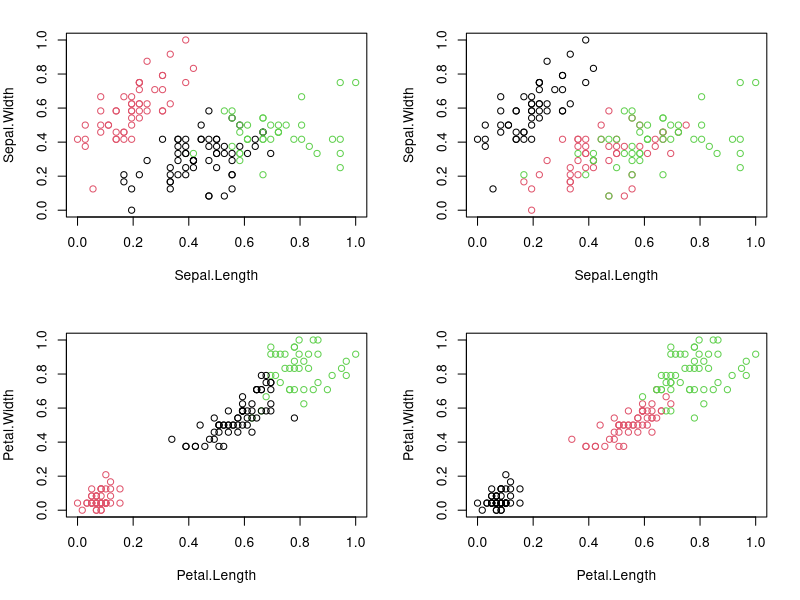
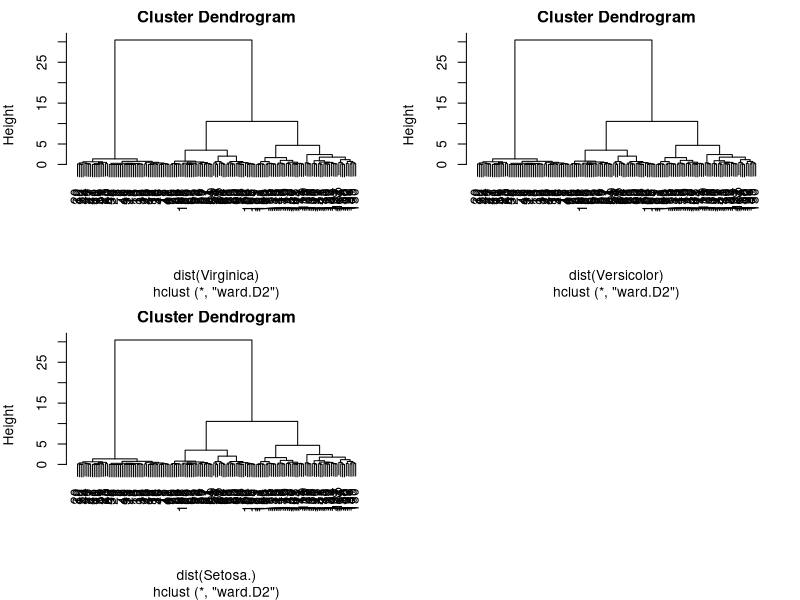

These charts were generated, in order, by the following R code:
#K-Means Clustering

require("datasets")
data("iris") # load Iris Dataset
str(iris) #view structure of dataset

summary(iris) #view statistical summary of dataset

head(iris, 3) #view top  rows of dataset

#Preprocess the dataset
#Since clustering is a type of Unsupervised Learning, 
#we would not require Class Label(output) during execution of our algorithm. 
#We will, therefore, remove Class Attribute “Species” and store it in another variable. 
#We would then normalize the attributes between 0 and 1 using our own function.

iris.new<- iris[,c(1,2,3,4)]
iris.class<- iris[,"Species"]
head(iris.new, 3)

head(iris.class, 3)

normalize <- function(x){
  return ((x-min(x))/(max(x)-min(x)))
}

iris.new$Sepal.Length<- normalize(iris.new$Sepal.Length)
iris.new$Sepal.Width<- normalize(iris.new$Sepal.Width)
iris.new$Petal.Length<- normalize(iris.new$Petal.Length)
iris.new$Petal.Width<- normalize(iris.new$Petal.Width)
head(iris.new)

#Apply the K-means clustering algorithm
result<- kmeans(iris.new,3) #aplly k-means algorithm with no. of centroids(k)=3
result$size # gives no. of records in each cluster

result$centers # gives value of cluster center datapoint value(3 centers for k=3)

result$cluster #gives cluster vector showing the custer where each record falls

#Verify results of clustering
par(mfrow=c(2,2), mar=c(5,4,2,2))
plot(iris.new[c(1,2)], col=result$cluster)# Plot to see how Sepal.Length and Sepal.Width data points have been distributed in clusters
plot(iris.new[c(1,2)], col=iris.class)# Plot to see how Sepal.Length and Sepal.Width data points have been distributed originally as per "class" attribute in dataset
plot(iris.new[c(3,4)], col=result$cluster)# Plot to see how Petal.Length and Petal.Width data points have been distributed in clusters
plot(iris.new[c(3,4)], col=iris.class)

table(result$cluster,iris.class)

#Results of the table show that Cluster 1 corresponds to Virginica, 
data(iris)
Virginica <- iris[, c("Petal.Length", "Petal.Width")]
num_clusters <- 1
kmeans_result <- kmeans(Virginica, centers = num_clusters)

print(kmeans_result$centers)

print(kmeans_result$cluster)

hierarchical_result <- hclust(dist(Virginica), method = "ward.D2")

plot(hierarchical_result)


#Cluster 2 corresponds to Versicolor 
data(iris)
Versicolor <- iris[, c("Petal.Length", "Petal.Width")]
num_clusters <- 2
kmeans_result <- kmeans(Versicolor, centers = num_clusters)

print(kmeans_result$centers)

print(kmeans_result$cluster)

hierarchical_result <- hclust(dist(Versicolor), method = "ward.D2")

plot(hierarchical_result)

#and Cluster 3 to Setosa.
data(iris)
Setosa. <- iris[, c("Petal.Length", "Petal.Width")]
num_clusters <- 2
kmeans_result <- kmeans(Setosa., centers = num_clusters)

print(kmeans_result$centers)

print(kmeans_result$cluster)

hierarchical_result <- hclust(dist(Setosa.), method = "ward.D2")

plot(hierarchical_result)

#Total number of correctly classified instances are: 36 + 47 + 50= 133
#Total number of incorrectly classified instances are: 3 + 14= 17

#How did the model do?
#TASK: Accuracy = number of correctly classified/(total classified) = ?
#i.e our model has achieved ?% accuracy!

library(datasets)
data(iris)
iris_features <- iris[, 1:4]
k <- 3
kmeans_result <- kmeans(iris_features, centers = k, nstart = 25)
cluster_assignments <- kmeans_result$cluster
contingency_table <- table(cluster_assignments, iris$Species)

matching_counts <- apply(contingency_table, 2, max)
total_matching_count <- sum(matching_counts)
total_samples <- nrow(iris)

accuracy_like_measure <- total_matching_count / total_samples
cat("Accuracy-like Measure:", accuracy_like_measure, "\n")



